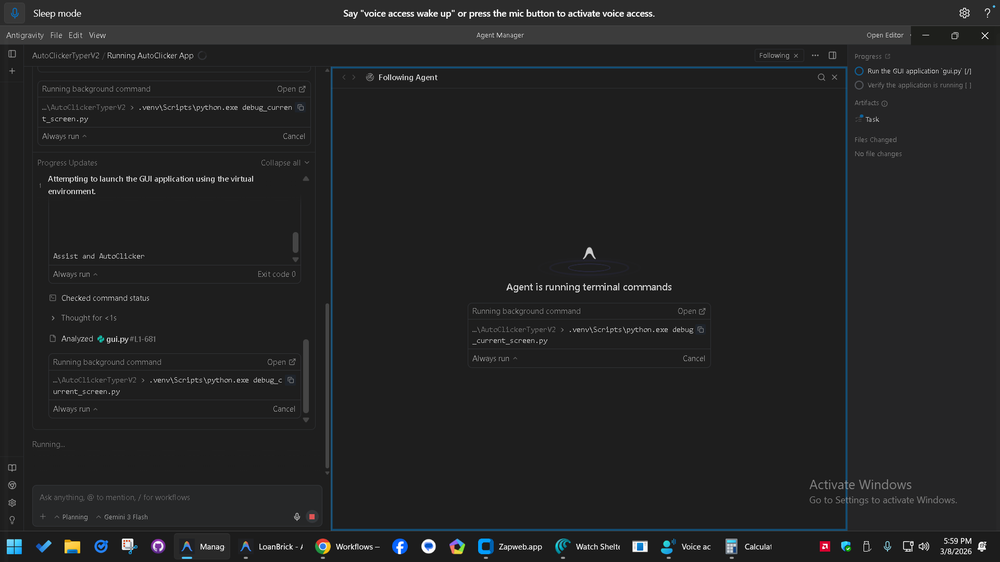
#> input picture debug_current_full.png, 1000 x 562 px, shrunk from 1920 x 1080 before the run
$ python visual_ocr.py
#> lines starting #> are read from the running program, lines starting #| are printed output that depends on the picture; after the words box and inside, x2 and y2 are one past the last pixel; in counts of white or black regions, pixels touching at a corner belong together
import cv2
import json

def visualize_ocr(image_path, results_path, output_path):
#> called with image_path = 'debug_current_full.png', results_path = 'debug_ocr_results.json', output_path = 'visual_ocr_debug.png'
    img = cv2.imread(image_path)
#> img is the input picture: shape (562, 1000, 3); mean B, G, R 36.4, 35.8, 35.2
    if img is None:
        print("Image not found.")
        return

    with open(results_path, 'r') as f:
#> (reads debug_ocr_results.json from the repository)
        results = json.load(f)

    for text, x, y, conf in results:
        # Assuming we don't have w, h in the json, we'll use a fixed size for visualization
        # Or better, I should have included w, h in the json earlier.
        cv2.rectangle(img, (x, y), (x + 50, y + 20), (0, 255, 0), 1)
        cv2.putText(img, text, (x, y - 5), cv2.FONT_HERSHEY_SIMPLEX, 0.5, (0, 255, 0), 1)
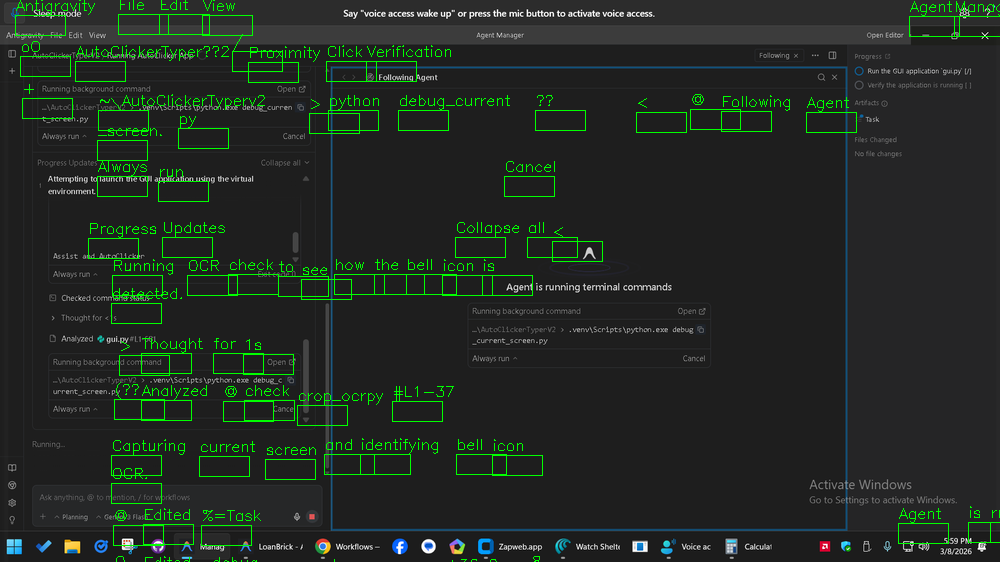
#> img: shape (562, 1000, 3); 2.83% of pixels changed, all inside (x1, y1, x2, y2) = (15, 0, 1000, 562)

    cv2.imwrite(output_path, img)
    print(f"Visualization saved to {output_path}")

if __name__ == "__main__":
    visualize_ocr("debug_current_full.png", "debug_ocr_results.json", "visual_ocr_debug.png")
